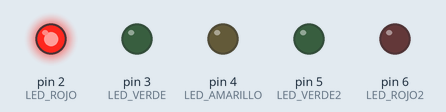
This sketch was run on a simulated Arduino Uno, built with avr-gcc and run on an emulated ATmega328P. On the bench: output pins drawn as LEDs (lit = HIGH).

Above: at 0.05 s.
At 0.45 s:
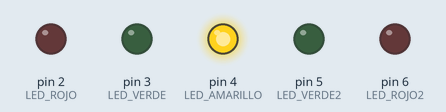
At 0.85 s:
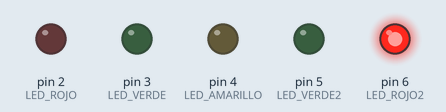
At 1.85 s:
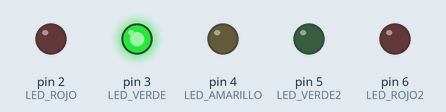
At 2.65 s:
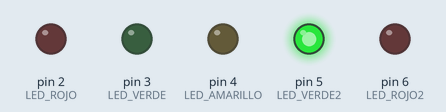
At 3.55 s:
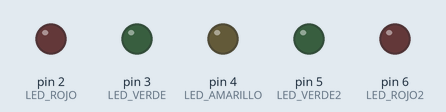
Timing chart, 0 to 3.9 s (numbered marks = the images above):
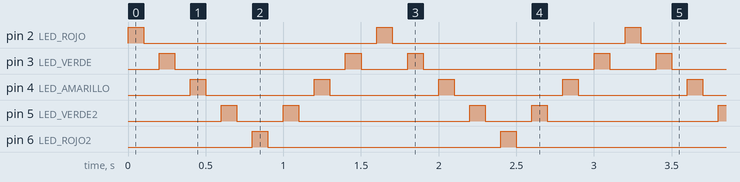

The sketch:

Reto_05.ino
```cpp
//Programa 5

//Hacer cohe fantastico

//definiciones

#define LED_ROJO 2                //constante LED_ROJO=2
#define LED_VERDE 3               //constante LED_VERDE=3
#define LED_AMARILLO 4            //constante LED_AMARILLO=4
#define LED_VERDE2 5              //constante LED_VERDE=5
#define LED_ROJO2 6               //constante LED_ROJO=6


void setup()                      // Función de Inicialización
{
  pinMode(LED_ROJO, OUTPUT);      //Configura el pin 2 como salida
  pinMode(LED_VERDE, OUTPUT);     //Configura el pin 3 como salida
  pinMode(LED_AMARILLO, OUTPUT);  //Configura el pin 4 como salida
  pinMode(LED_VERDE2, OUTPUT);    //Configura el pin 3 como salida
  pinMode(LED_ROJO2, OUTPUT);     //Configura el pin 2 como salida
}

void loop()                       // Función Bucle
{
//ida

//led rojo vuelta1
  digitalWrite(LED_ROJO, HIGH);
  delay(100);
  digitalWrite(LED_ROJO, LOW);
  delay(100);
//led verde vuelta1
  digitalWrite(LED_VERDE, HIGH);
  delay(100);
  digitalWrite(LED_VERDE, LOW);
  delay(100);
//led amarillo vuelta1
  digitalWrite(LED_AMARILLO, HIGH);
  delay(100);
  digitalWrite(LED_AMARILLO, LOW);
  delay(100);
//led verde2 vuelta1
  digitalWrite(LED_VERDE2, HIGH);
  delay(100);
  digitalWrite(LED_VERDE2, LOW);
  delay(100);
//led rojo2 vuelta1
  digitalWrite(LED_ROJO2, HIGH);
  delay(100);
  digitalWrite(LED_ROJO2, LOW);
  delay(100);

//vuelta

//led verde2 vuelta2
  digitalWrite(LED_VERDE2, HIGH);
  delay(100);
  digitalWrite(LED_VERDE2, LOW);
  delay(100);
//led amarillo vuelta2
  digitalWrite(LED_AMARILLO, HIGH);
  delay(100);
  digitalWrite(LED_AMARILLO, LOW);
  delay(100);
//led verde vuelta2
  digitalWrite(LED_VERDE, HIGH);
  delay(100);
  digitalWrite(LED_VERDE, LOW);
  delay(100);

}
```

Measured:
- by itself, pin 2 (LED_ROJO), pin 6 (LED_ROJO2): alternates HIGH for 0.10 s and LOW for 1.5 s
- by itself, pin 3 (LED_VERDE): repeats every 1.6 s: LOW 1.1 s, HIGH 0.10 s, LOW 0.30 s, HIGH 0.10 s
- by itself, pin 4 (LED_AMARILLO): alternates HIGH for 0.10 s and LOW for 0.70 s
- by itself, pin 5 (LED_VERDE2): repeats every 1.6 s: LOW 0.30 s, HIGH 0.10 s, LOW 1.1 s, HIGH 0.10 s
